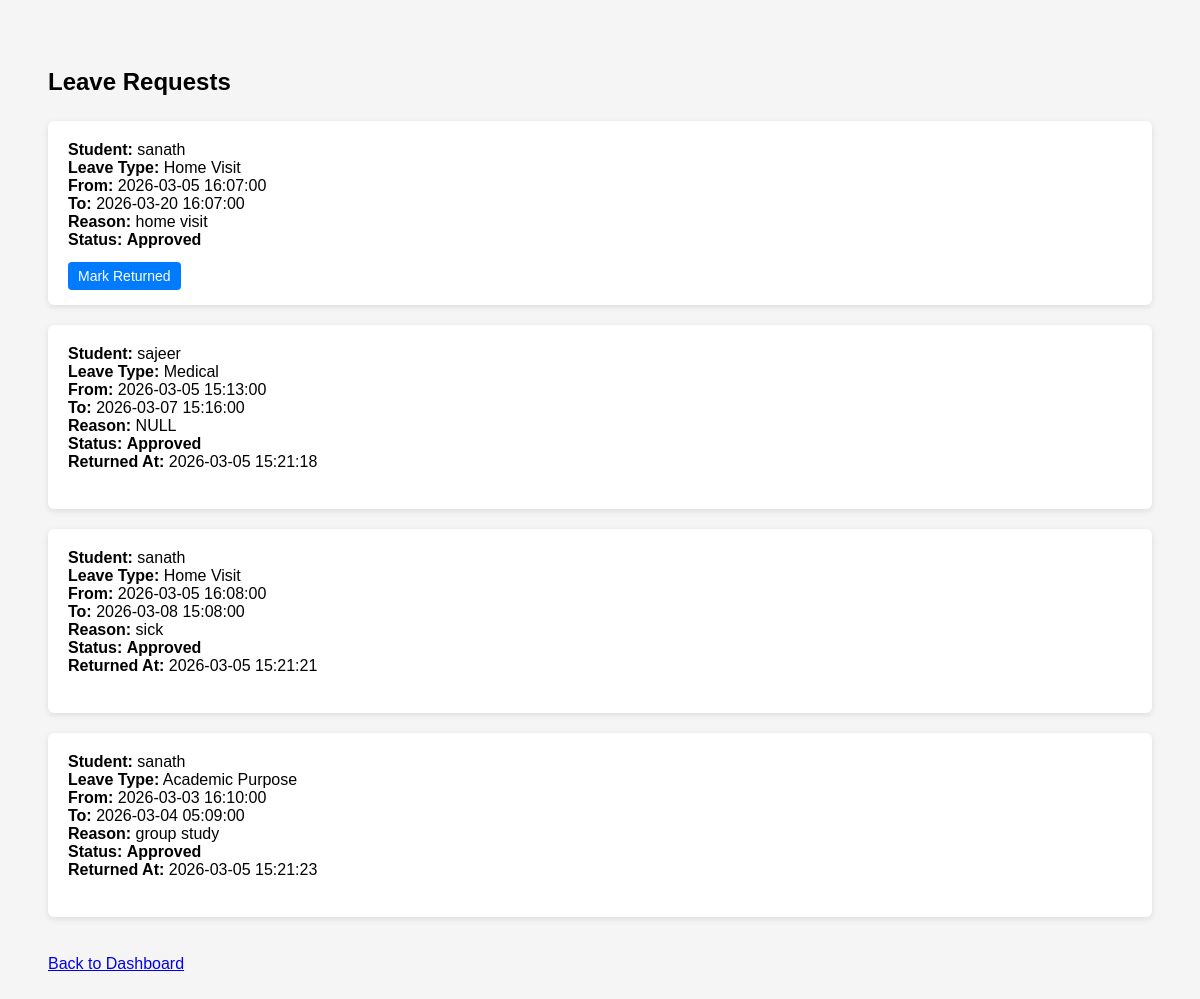
/warden/view_requests.php (signed in), run on the app's committed database.
### tables this page shows
CREATE TABLE `hostel_leaves` (
  `id` int(11) NOT NULL,
  `student_id` int(11) NOT NULL,
  `leave_type_id` int(11) NOT NULL,
  `from_datetime` datetime NOT NULL,
  `to_datetime` datetime NOT NULL,
  `reason` text NOT NULL,
  `status` enum('Pending','Approved','Rejected') DEFAULT 'Pending',
  `applied_at` timestamp NOT NULL DEFAULT current_timestamp(),
  `returned_at` datetime DEFAULT NULL
);

CREATE TABLE `users` (
  `id` int(11) NOT NULL,
  `role_id` int(11) NOT NULL,
  `name` varchar(100) NOT NULL,
  `username` varchar(50) NOT NULL,
  `password` varchar(255) NOT NULL,
  `email` varchar(100) DEFAULT NULL,
  `parent_email` varchar(100) DEFAULT NULL,
  `teacher_email` varchar(100) DEFAULT NULL,
  `created_at` timestamp NOT NULL DEFAULT current_timestamp()
);

CREATE TABLE `leave_types` (
  `id` int(11) NOT NULL,
  `type_name` varchar(50) NOT NULL
);

### warden/view_requests.php (the view, shortened to what this page needs)
<?php
include("../config/db.php");
$query = "
SELECT hostel_leaves.*, users.name, leave_types.type_name
FROM hostel_leaves
JOIN users
    ON hostel_leaves.student_id = users.id
JOIN leave_types
    ON hostel_leaves.leave_type_id = leave_types.id
ORDER BY hostel_leaves.applied_at DESC
";
$result = mysqli_query($conn, $query);
?>
<!DOCTYPE html>
<html>
<head>
</head>
<body>
<h2>Leave Requests</h2>
<?php
if (mysqli_num_rows($result) == 0) {
    echo "No leave requests.";
} else {
    while ($row = mysqli_fetch_assoc($result)) {
        echo "<div class='card'>";
        echo "<strong>Student:</strong> " . htmlspecialchars($row["name"]) . "<br>";
        echo "<strong>Leave Type:</strong> " . htmlspecialchars($row["type_name"]) . "<br>";
        echo "<strong>From:</strong> " . htmlspecialchars($row["from_datetime"]) . "<br>";
        echo "<strong>To:</strong> " . htmlspecialchars($row["to_datetime"]) . "<br>";
        echo "<strong>Reason:</strong> " . htmlspecialchars($row["reason"]) . "<br>";
        echo "<strong>Status:</strong> <span class='status'>" . htmlspecialchars($row["status"]) . "</span><br>";
        if ($row["returned_at"] != NULL) {
            echo "<strong>Returned At:</strong> " . htmlspecialchars($row["returned_at"]) . "<br>";
        }
        echo "<br><div class='actions'>";
        if ($row["status"] == "Approved" && $row["returned_at"] == NULL) {
            echo "<a class='return' href='mark_returned.php?id=".$row["id"]."'>Mark Returned</a>";
        }
        echo "</div>";
        echo "</div>";
    }
}
?>
<br>
<a href="dashboard.php">Back to Dashboard</a>
</body>
</html>

### warden/view_requests.php (style rules this page uses)
body { font-family: Arial; padding:40px; background:#f5f5f5; }
h2 { margin-bottom:25px; }
.card { background:white; padding:20px; margin-bottom:20px; border-radius:6px; box-shadow:0 2px 6px rgba(0,0,0,0.1); }
.actions a { text-decoration:none; padding:6px 10px; margin-right:10px; border-radius:4px; font-size:14px; }
.return { background:#007bff; color:white; }
.status { font-weight:bold; }

### data on the page
hostel_leaves: student.name "sanath", leave_type.type_name "Home Visit", from_datetime "2026-03-05 16:07:00", to_datetime "2026-03-20 16:07:00", reason "home visit", status "Approved"
hostel_leaves: student.name "sajeer", leave_type.type_name "Medical", from_datetime "2026-03-05 15:13:00", to_datetime "2026-03-07 15:16:00", reason "NULL", status "Approved", returned_at "2026-03-05 15:21:18"
hostel_leaves: student.name "sanath", leave_type.type_name "Home Visit", from_datetime "2026-03-05 16:08:00", to_datetime "2026-03-08 15:08:00", reason "sick", status "Approved", returned_at "2026-03-05 15:21:21"
hostel_leaves: student.name "sanath", leave_type.type_name "Academic Purpose", from_datetime "2026-03-03 16:10:00", to_datetime "2026-03-04 05:09:00", reason "group study", status "Approved", returned_at "2026-03-05 15:21:23"
